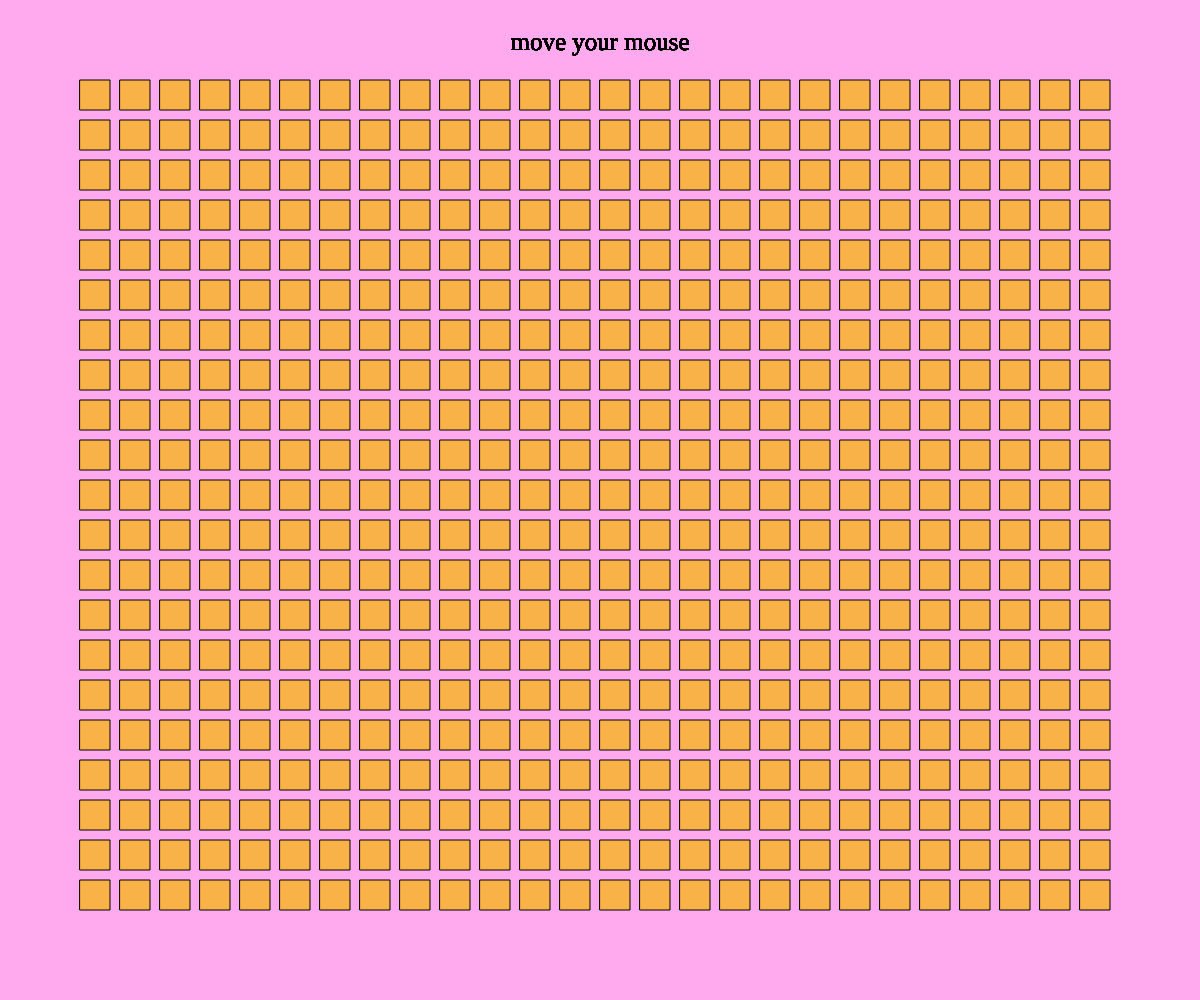
Frame 1 (no input)
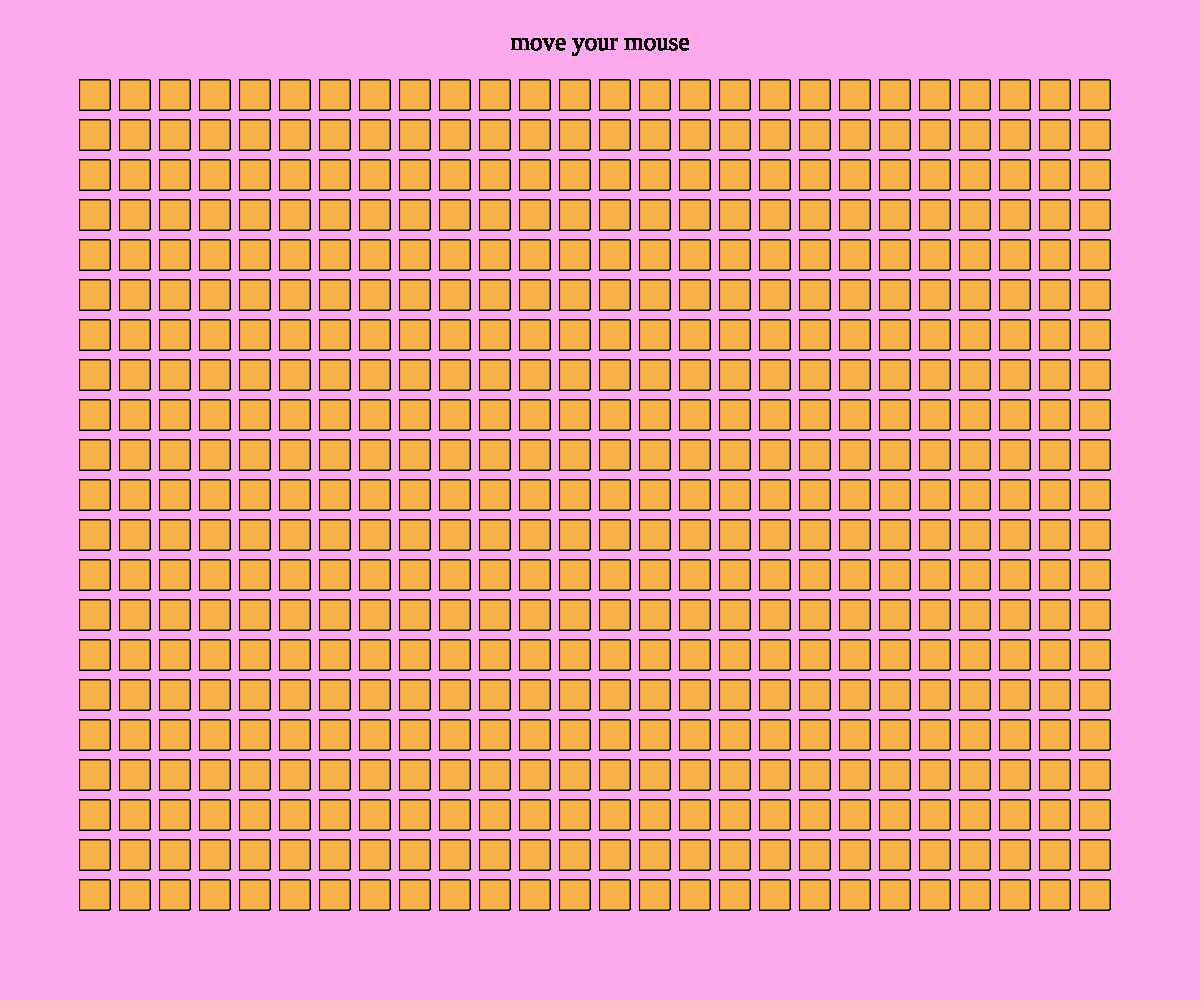
Frame 60 (no input)
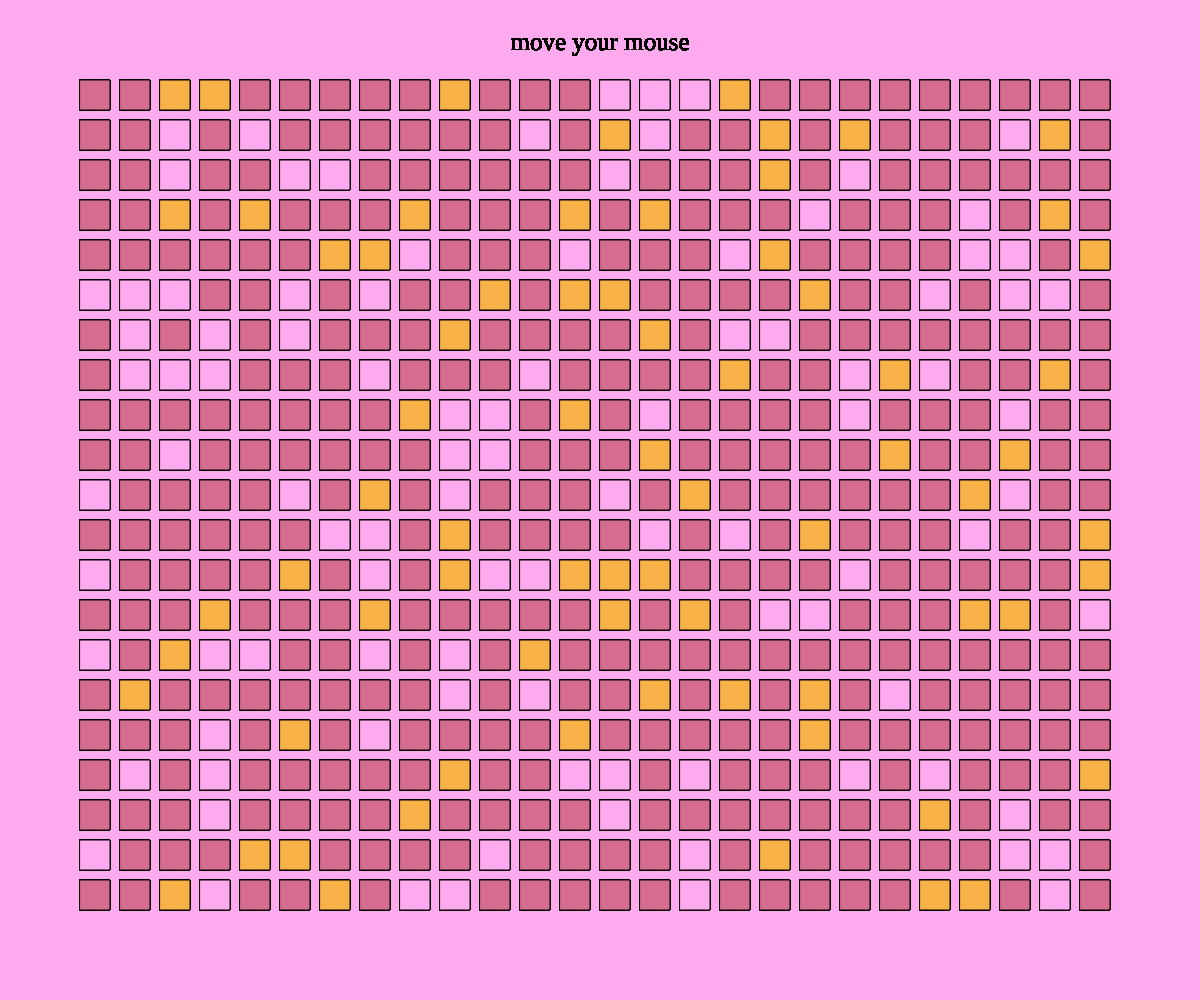
Frame 120 (the mouse pressed at the canvas centre since frame 60)

The p5.js sketch that drew these frames (run headless with seeded random() and noise() and a simulated clock; from frame 60 on, the mouse is pressed at the canvas centre):

// p5.js sketch
// ── sketch.js
function setup() {

createCanvas(windowWidth, windowHeight);
  background('#fae')
}


  function draw() {

  for(x = 80; x < width - 90; x += 40){
    for(y =80; y < height - 90; y += 40){


      if(random()<0.20)
     {
     fill('#fae');
     } else {
        fill(214, 109, 145);
     }


     if (mouseX<300 && mouseX>300) {
       fill(255, 204, 0);
         };

         if (mouseX < random()*200){
           fill('rgba');
            }

         if (mouseX < random()*700){
        fill(249,178,72);
            }

      rect(x, y, 30, 30);
    }


  let myText = "move your mouse";

  fill(color("black"));
  textSize(25);

  textFont("PT Serif");
  textAlign(CENTER);
  text(myText, width/2, 50);
  }

}
